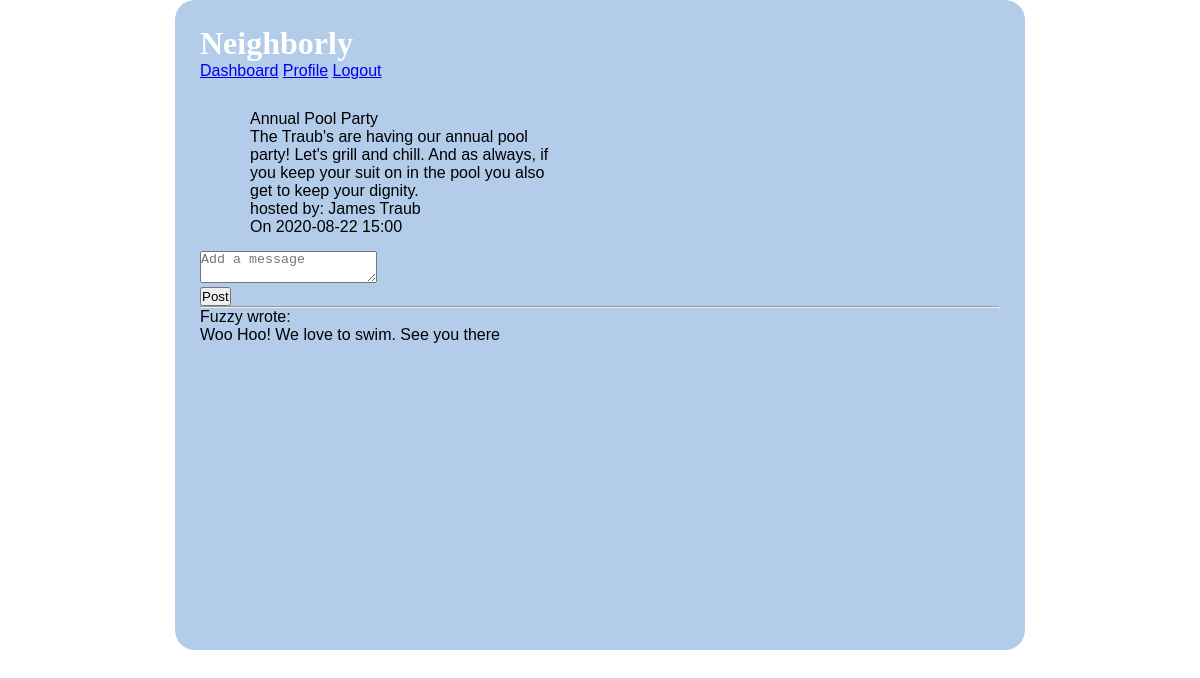
/event/details/1 (signed in), run on the app's committed database.
### models.py (models this page shows, shortened)
class Event(db.Model):
    __tablename__ = "events"
    id = db.Column(db.Integer, primary_key=True)
    title = db.Column(db.String(100))
    description = db.Column(db.String(255))
    date = db.Column(db.String(45))
    time = db.Column(db.String(45))
    user_id = db.Column(db.Integer, db.ForeignKey('users.id', ondelete='cascade'))
    user = db.relationship('User', foreign_keys=[user_id])
    location_id = db.Column(db.Integer, db.ForeignKey('event_locations.id', ondelete='cascade'))
    location = db.relationship('Event_location', foreign_keys=[location_id])
    all_comment = db.relationship('Event_comment', back_populates="event", cascade="all, delete, delete-orphan")
    created_at = db.Column(db.DateTime, server_default = func.now())
    updated_at = db.Column(db.DateTime, server_default = func.now(), onupdate = func.now())

class User(db.Model):
    __tablename__ = "users"
    id = db.Column(db.Integer, primary_key=True)
    first_name = db.Column(db.String(45))
    last_name = db.Column(db.String(45))
    email = db.Column(db.String(255))
    address_id = db.Column(db.Integer, db.ForeignKey('addresses.id', ondelete='cascade'))
    address = db.relationship('Address', foreign_keys=[address_id])
    password_hash=db.Column(db.String(255))
    posts_this_user_likes = db.relationship('Post', secondary=likes_table, passive_deletes=True)
    all_post = db.relationship('Post', back_populates="user", cascade="all, delete, delete-orphan")
    all_event = db.relationship('Event', back_populates="user", cascade="all, delete, delete-orphan")
    created_at = db.Column(db.DateTime, server_default = func.now())
    updated_at = db.Column(db.DateTime, server_default = func.now(), onupdate = func.now())

class Event_comment(db.Model):
    __tablename__ = "event_comments"
    id = db.Column(db.Integer, primary_key=True)
    message = db.Column(db.String(255))
    event_id = db.Column(db.Integer, db.ForeignKey('events.id', ondelete='cascade'))
    event = db.relationship('Event', foreign_keys=[event_id])
    user_id = db.Column(db.Integer, db.ForeignKey('users.id', ondelete='cascade'))
    user = db.relationship('User', foreign_keys=[user_id])
    created_at = db.Column(db.DateTime, server_default = func.now())
    updated_at = db.Column(db.DateTime, server_default = func.now(), onupdate = func.now())

### controller.py (the view)
def event_details(event_id):
    if 'user_id' not in session:
        return redirect("/")
    this_event = Event.query.filter_by(id = int(event_id)).all()
    comment = Event_comment.query.filter_by(event_id = int(event_id)).all()
    return render_template("event_details.html", all_events = this_event, all_comments = comment)

### templates/event_details.html (shortened to what this page needs)
<!DOCTYPE html>
<html lang="en">
<head>
    <link rel="stylesheet" type="text/css" href="{{ url_for('static', filename='style1.css') }}">
</head>
<body>
    <div class="container">
        <h1>Neighborly</h1>
        <div class="navigation">
            <a href="/dashboard">Dashboard</a>
            <a href="/user_profile">Profile</a>
            <a href="/logout">Logout</a>
        </div>
        <div class="events">
            <ul>
                {% for event in all_events %}
                <li>
                    <p>{{event.title}}</p>
                    <p>{{event.description}}</p>
                    <p>hosted by: {{event.user.first_name}} {{event.user.last_name}}</p>
                    <p>On {{event.date}} {{event.time}}</p>
                </li>
                {% endfor %}
            </ul>
        </div>
        {% for event in all_events %}
        <form action="/add/event_comment/{{event.id}}", method="POST">
            <p><textarea name="message" placeholder="Add a message"></textarea></p>
            <input type="submit" value="Post">
        </form>
        {% endfor %}
        <hr>
        <ul>
            {% for comment in all_comments %}
            <li>{{comment.user.first_name}} wrote:</li>
            <li>{{comment.message}}</li>
            {% endfor %}
        </ul>
    </div>
</body>
</html>

### static/style1.css (style rules this page uses)
* { margin: 0px; padding: 0px; }
.container { width: 800px; height: 600px; background-color: rgb(178, 204, 233); margin: 0px auto; padding: 25px; border-radius: 20px; font-family: 'Lucida Sans', 'Lucida Sans Regular', 'Lucida Grande', 'Lucida Sans Unicode', Geneva, Verdana, sans-serif; }
.container h1 { font-family: cursive; color: white; }
.container li { list-style: none; }
.events { margin-top: 15px; margin-bottom: 15px; display: inline-block; width: 300px; vertical-align: top; margin-left: 50px; }
.events li { margin-top: 15px; }
.events ul { display: inline-block; }

### data on the page
Event: title "Annual Pool Party", description "The Traub's are having our annual pool party! Let's grill and chill. And as always, if you keep your suit on in the pool you also get to keep your dignity.", user.first_name "James", user.last_name "Traub", date "2020-08-22", time "15:00"
Event_comment: user.first_name "Fuzzy", message "Woo Hoo! We love to swim. See you there"
